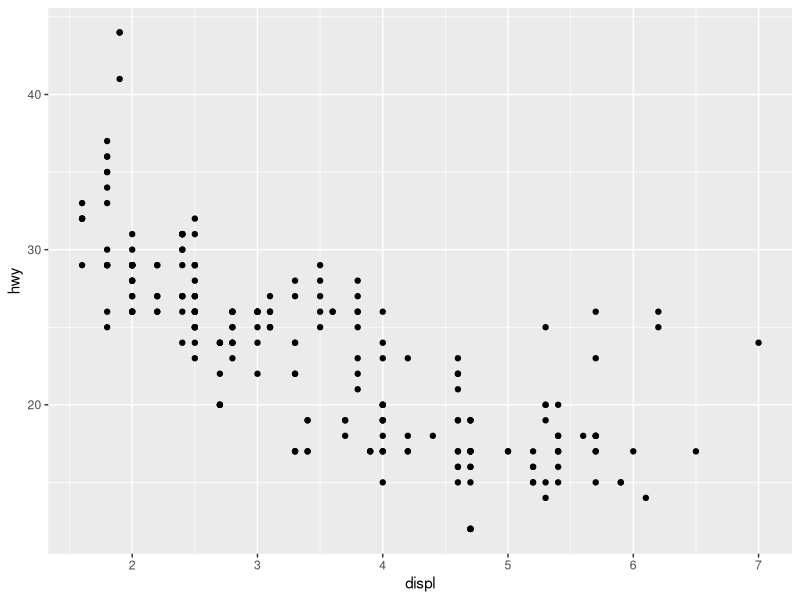
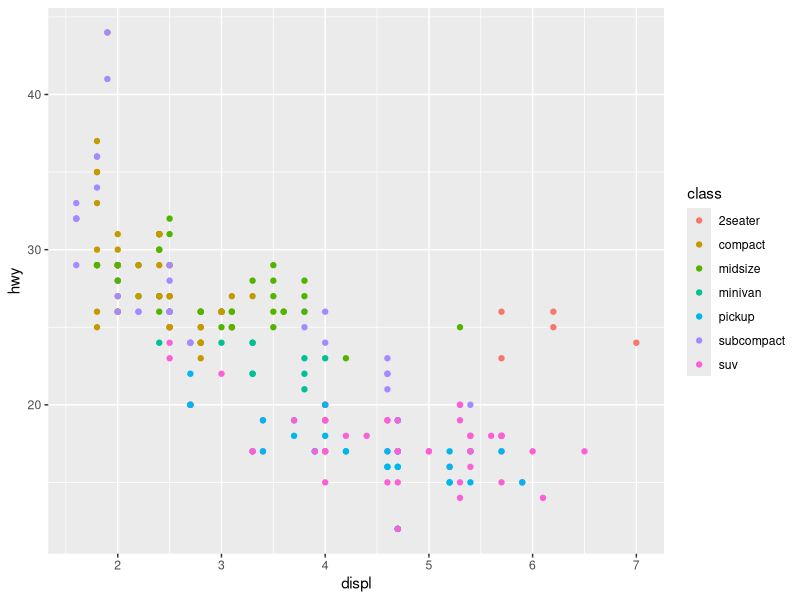
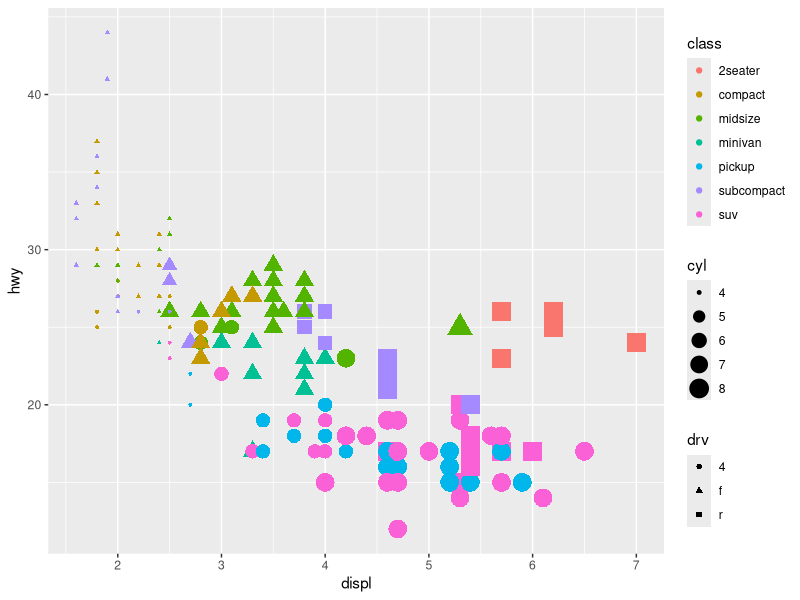
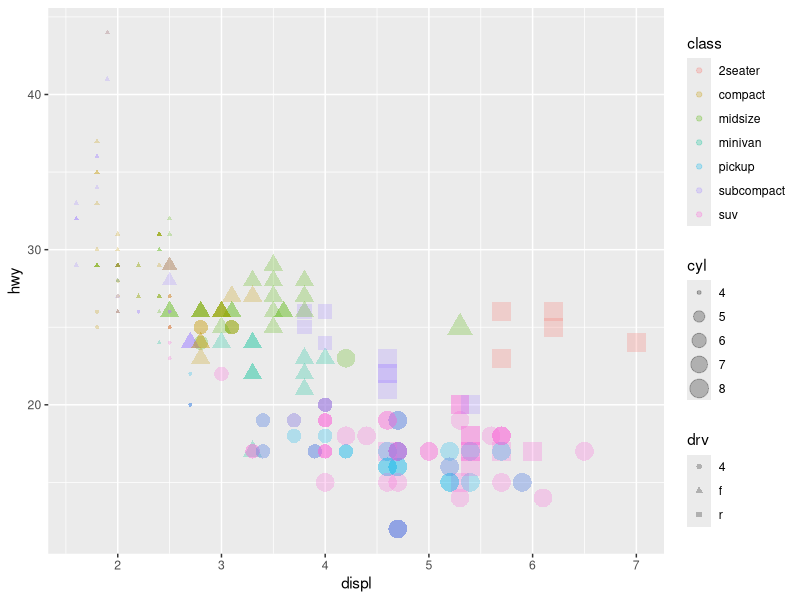
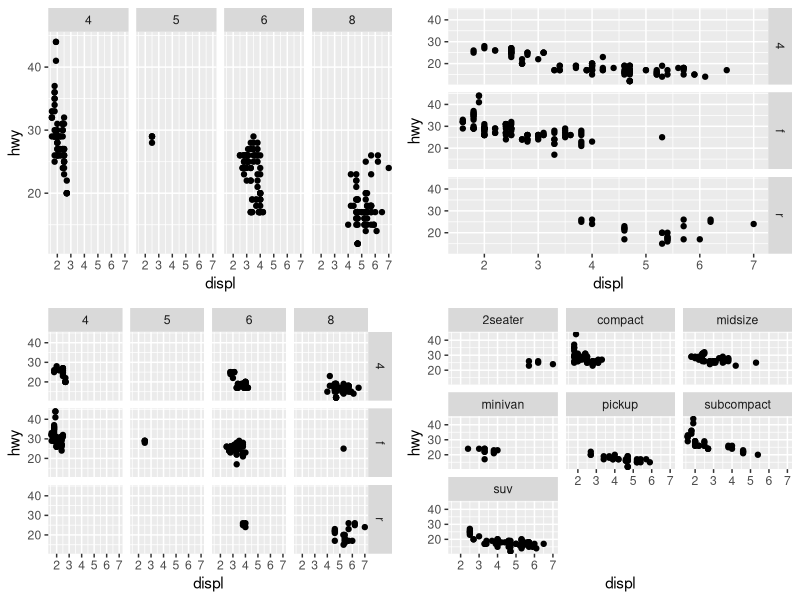
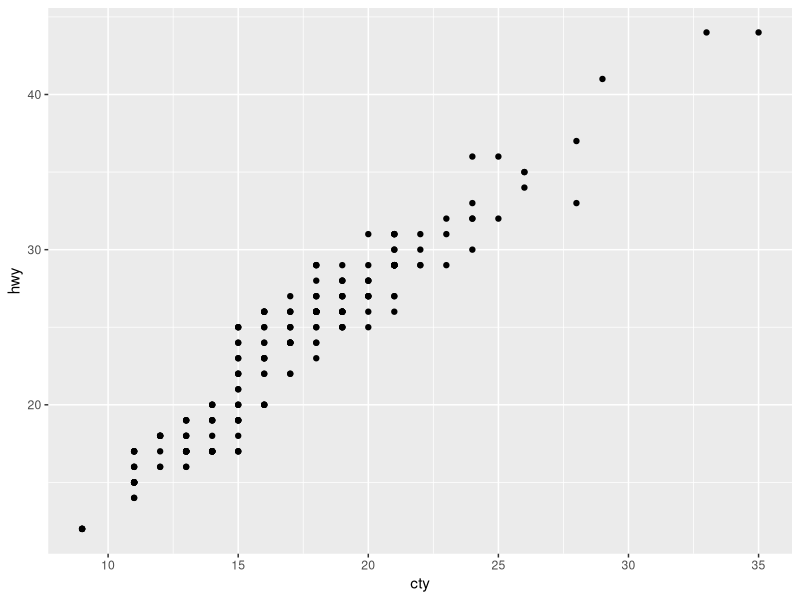
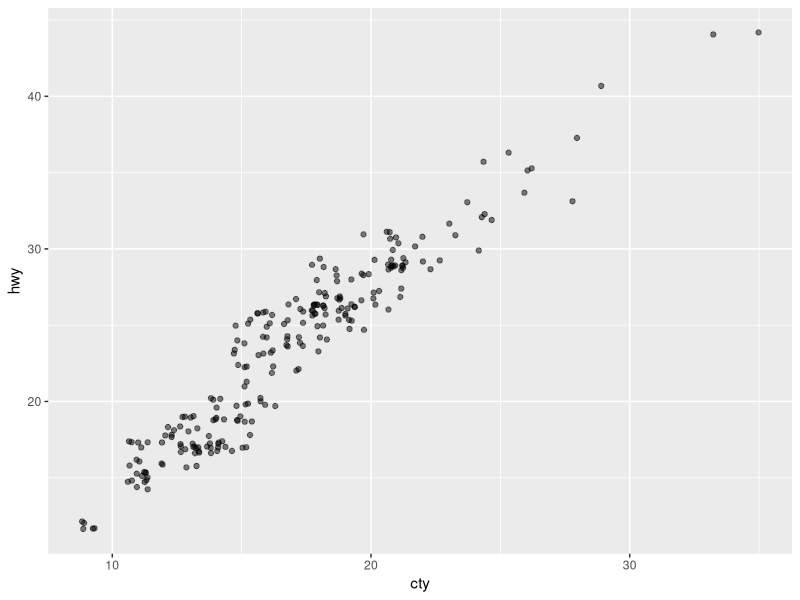
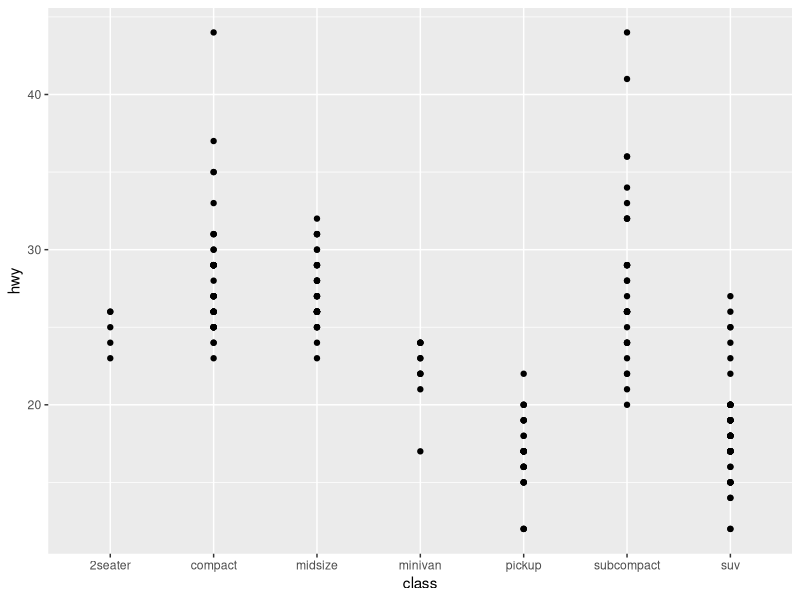

Here is the R script that generated these plots, in order:
#### Calculator
# Arithmetic
2 * 10
1 + 2
# Order of operations is preserved
1 + 5 * 10
(1 + 5) * 10
# Exponents use the ^ symbol
2^5
9^(1/2)
#### Vectors
# Create a vector with the c (short for combine) function
?c(1, 4, 6, 7)
c(1:5, 10)

# or use a function
# (seq is short for sequence)
seq(1, 10, by = 2)
seq(0, 50, length = 11)
seq(1, 50, length = 11)
1:10 # short for seq(1, 10, by = 1), or just
seq(1, 10)
5:1

# non-integer sequences
#   (Note: the [1] at the beginning of lines indicates
#          the index of the first value in that row)
seq(0, 100*pi, by = pi)
#### Assign variables
# Assign a vector to a variable with <-
a <- 1:5
a
b <- seq(15, 3, length = 5)
b
d <- a * b
d
#### Basic functions
# Lots of familiar functions work
a
sum(a)
prod(a)
mean(a)
sd(a)
var(a)
min(a)
median(a)
max(a)
range(a)

#### Extracting subsets
# Specify the indices you want in the square brackets []
a <- seq(0, 100, by = 10)
# blank = include all
a
a[]
# integer +=include, 0=include none, -=exclude
a[5]
a[c(2, 4, 6, 8)]
a[0]
a[-c(2, 4, 6, 8)]
a[c(1, 1, 1, 6, 6, 9)]   # subsets can be bigger than the original set
a[c(1,2)] <- c(333, 555) # update a subset
a
#### Boolean
a
(a > 50)         # TRUE/FALSE for each element

which(a > 50)    # which indicies are TRUE
a[(a > 50)]
!(a > 50)        # ! negates (flips) TRUE/FALSE values
a[!(a > 50)]
#### Comparison
# Here they are:  <  >  <=  >=  !=  ==  %in%
a
# equal to
a[(a == 50)]
a
# equal to
a[(a == 55)]
# not equal to

a[(a != 50)]

# greater than
a[(a > 50)]
# less than
a[(a < 50)]
# less than or equal to
a[(a <= 50)]

# which values on left are in the vector on right
(c(10, 14, 40, 60, 99) %in% a)
#### Boolean
# & and, | or, ! not
a
a[(a >= 50) & (a <= 90)]
a[(a < 50) | (a > 100)]
a[(a < 50) | !(a > 100)]
(a < 50) | !(a > 100)
a[(a >= 50) & !(a <= 90)]
#### Missing values
NA + 8
3 * NA
mean(c(1, 2, NA))

# Many functions have an na.rm argument  (NA remove)
mean(c(NA, 1, 2), na.rm = TRUE)
sum(c(NA, 1, 2))
sum(c(NA, 1, 2), na.rm = TRUE)

# Or you can remove them yourself
a <- c(NA, 1:5, NA)
a
is.na(a)      # which values are missing?
!is.na(a)     # which values are NOT missing?
a[!is.na(a)]  # return those which are NOT missing
a             # note, this did not change the variable a

# To save the results of removing the NAs,
#   assign to another variable or reassign to the original variable
# Warning: if you write over variable a then the original version is gone forever!
a <- a[!is.na(a)]
a
## #### Review
## <-
## + - * / ^
## c()
## seq() # by=, length=
## sum(), prod(), mean(), sd(), var(),
## min(), median(), max(), range()
## a[]
## (a > 1), ==, !=, >, <, >=, <=, %in%
## &, |, !
## NA, mean(a, na.rm = TRUE), !is.na()
## #### Installing
## # only needed once after installing or upgrading R
## install.packages("ggplot2")
#### Library
# each time you start R
# load package ggplot2 for its functions and datasets
library(ggplot2)
# ggplot2 includes a dataset "mpg"
# ? gives help on a function or dataset
?mpg
mpg
#### mpg dataset
# head() lists the first several rows of a data.frame
head(mpg)
# str() gives the structure of the object
str(mpg)
# summary() gives frequeny tables for categorical variables
#             and mean and five-number summaries for continuous variables
summary(mpg)
#### ggplot_mpg_displ_hwy
# specify the dataset and variables
p <- ggplot(mpg, aes(x = displ, y = hwy))
p <- p + geom_point() # add a plot layer with points
print(p)
#### ggplot_mpg_displ_hwy_colour_class
p <- ggplot(mpg, aes(x = displ, y = hwy))
p <- p + geom_point(aes(colour = class))
print(p)
#### ggplot_mpg_displ_hwy_colour_class_size_cyl_shape_drv
p <- ggplot(mpg, aes(x = displ, y = hwy))
p <- p + geom_point(aes(colour = class, size = cyl, shape = drv))
print(p)
#### ggplot_mpg_displ_hwy_colour_class_size_cyl_shape_drv_alpha
p <- ggplot(mpg, aes(x = displ, y = hwy))
p <- p + geom_point(aes(colour = class, size = cyl, shape = drv)
                  , alpha = 1/4) # alpha is the opacity
print(p)
#### ggplot_mpg_displ_hwy_facet
# start by creating a basic scatterplot
p <- ggplot(mpg, aes(x = displ, y = hwy))
p <- p + geom_point()

## two methods
# facet_grid(rows ~ cols) for 2D grid, "." for no split.
# facet_wrap(~ var)       for 1D ribbon wrapped into 2D.

# examples of subsetting the scatterplot in facets
p1 <- p + facet_grid(. ~ cyl)     # columns are cyl categories
p2 <- p + facet_grid(drv ~ .)     # rows are drv categories
p3 <- p + facet_grid(drv ~ cyl)   # both
p4 <- p + facet_wrap(~ class)     # wrap plots by class category

# plot all four in one arrangement
library(gridExtra)
grid.arrange(p1, p2, p3, p4, ncol = 2)
#### ggplot_mpg_cty_hwy
p <- ggplot(mpg, aes(x = cty, y = hwy))
p <- p + geom_point()
print(p)
#### ggplot_mpg_cty_hwy_jitter
p <- ggplot(mpg, aes(x = cty, y = hwy))
p <- p + geom_point(position = "jitter", alpha = 1/2)
print(p)
#### ggplot_mpg_class_hwy
p <- ggplot(mpg, aes(x = class, y = hwy))
p <- p + geom_point()
print(p)
#### ggplot_mpg_reorder_class_hwy
p <- ggplot(mpg, aes(x = reorder(class, hwy), y = hwy))
p <- p + geom_point()
print(p)
#### ggplot_mpg_reorder_class_hwy_jitter
p <- ggplot(mpg, aes(x = reorder(class, hwy), y = hwy))
p <- p + geom_point(position = "jitter")
print(p)
#### ggplot_mpg_reorder_class_hwy_jitter_less
p <- ggplot(mpg, aes(x = reorder(class, hwy), y = hwy))
p <- p + geom_jitter(position = position_jitter(width = 0.1))
print(p)
#### ggplot_mpg_reorder_class_hwy_boxplot
p <- ggplot(mpg, aes(x = reorder(class, hwy), y = hwy))
p <- p + geom_boxplot()
print(p)
#### ggplot_mpg_reorder_class_hwy_jitter_boxplot
p <- ggplot(mpg, aes(x = reorder(class, hwy), y = hwy))
p <- p + geom_jitter(position = position_jitter(width = 0.1))
p <- p + geom_boxplot(alpha = 0.5)
print(p)
#### ggplot_mpg_reorder_class_hwy_boxplot_jitter
p <- ggplot(mpg, aes(x = reorder(class, hwy), y = hwy))
p <- p + geom_boxplot(alpha = 0.5)
p <- p + geom_jitter(position = position_jitter(width = 0.1))
print(p)
#### ggplot_mpg_reorder_class_hwy_boxplot_jitter_median
p <- ggplot(mpg, aes(x = reorder(class, hwy, FUN = median), y = hwy))
p <- p + geom_boxplot(alpha = 0.5)
p <- p + geom_jitter(position = position_jitter(width = 0.1))
print(p)
## #### Review
## library(ggplot2)
## ?help
## head()
## str()
## summary()
## ggplot(df)
## geom_point()
##   aes()
##     colour, size, shape, alpha
##   position = "jitter"
##   geom_jitter(position = position_jitter(width = 0.1))
## geom_boxplot()
## facet_grid()
## facet_wrap()
## reorder()
##   median()
